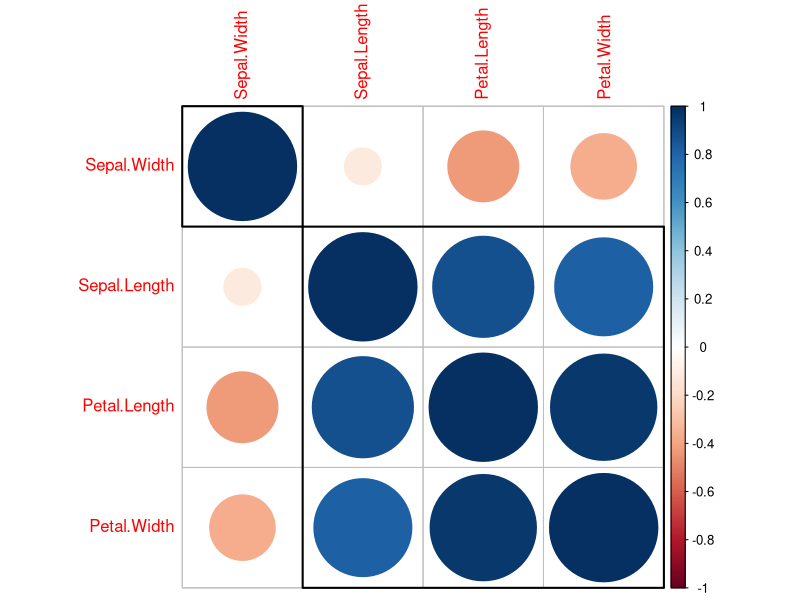
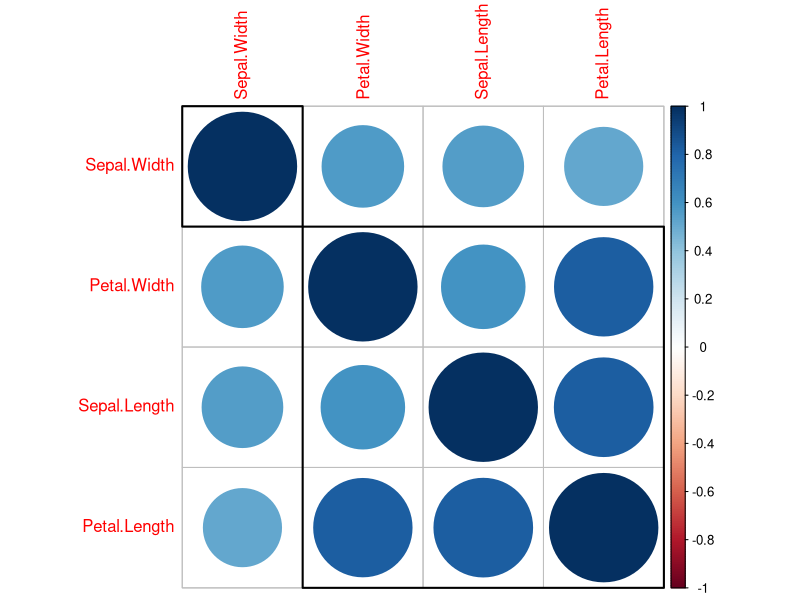

These charts were generated, in order, by the following R code: (Note: this script raises an error after producing the figures.)
# --------------------------------------------------------------------
# Author: MBNik
# Date: 10th June 2017

# Aim: Discrimination and Classification of the Iris dataset
# --------------------------------------------------------------------

# Libraries:
library(MASS)
library(corrplot)
library(e1071)
library(rpart)

# Clear workspace
rm(list = ls())

# Load data:
myData <- iris
str(myData)

# Data exploration:
M <- cor(myData[,c(1:4)])
corrplot(M, order = 'hclust', addrect = 2)

# Split data in training and test set:
set.seed(10062017)

# -------------------------------
# understanding GLM
# -------------------------------

# This is a step by step explanation who GLM can be applied for a 
# binary classifier using the iris dataset:

# ---------------------------------
# Data manipulation & preparation
# ---------------------------------

# Lets drop the virginica species in order to be able to use
# the iris dataset for a binary classification.
index <- myData$Species=='setosa'
myGLM_Data <- myData[!index,]
myGLM_Data$Species <- factor(myGLM_Data$Species)

# Create some dummy coding 
# => 1 for virginica and 0 for versicolor
myGLM_Data$virginica <- myGLM_Data$Species == 'virginica'

# Split the dataset into training and test dataset:
index <- rownames(myGLM_Data)
TrainIndex <- sample(index,size=70, replace = FALSE)
TestIndex <- which(!index%in%TrainIndex)

myTrainGLM <- myGLM_Data[TrainIndex,]
myTestGLM <- myGLM_Data[TestIndex,]

# -------------------------------
# Create a Logistic Regression Model
# => We would likt to knwo whether the species is setosa or not
# -------------------------------

model1 <- glm(virginica~Sepal.Length+Petal.Length,
             data = myTrainGLM, family = binomial(logit)) 
# Which of the variables are significant?
summary(model1)
# None of the variables seem significant
# => Lets do some data exploration:
M <- cor(myGLM_Data[,c(1:4)])
corrplot(M, order = 'hclust', addrect = 2)
# Quiet some correlation between the variables.

# Lets do a Stepwise Variable Selection
model2 <- step(model1, data = myTrainGLM)

model1 <- glm(virginica ~ Sepal.Width, data = myTrainGLM, family = binomial)
summary(model1)
# Calculate Response
myPrediction <- predict(model1, myTestGLM, type = 'response')

table(Observed=myTestGLM$virginica, Prediction=myPrediction>0.5)

# Create a model 
logit <- glm(setosa~Sepal.Length, data = myGLM_Data, family = 'binomial')
summary(logit)

# Output:
# log(p(X)/1-p(X)) = beta0 + beta1X1 + beta2X2 + beta3X3 + beta4X4
# -64.661 -329.7*Sepal.length+22.465*Petal.Length

Sepal.Length <- myGLM_Data$Sepal.Length
Species <-myGLM_Data$Species
logOdds <- -64.661-(7.140*myGLM_Data$Sepal.Length)+(22.465*myGLM_Data$Petal.Length)
#plot(logOdds)

logOdd2Probabilities <- function(logOdd){
  odds <- exp(logOdd)
  prob <- odds / (1 + odds)
  return(prob)
}

plot(logOdd2Probabilities(logOdds))

myProb_IsVirginia <- logOdd2Probabilities(logOdds)

table(Observed=myGLM_Data$virginica, Prediction=myProb_IsVirginia>0.5)

plot(logit)


table(actual=x$virginica, predicted=pr>.5)

# -------------------------------
fit = glm(vs ~ hp, data=mtcars, family=binomial)
newdat <- data.frame(hp=seq(min(mtcars$hp), max(mtcars$hp),len=100))
newdat$vs = predict(fit, newdata=newdat, type="response")
plot(vs~hp, data=mtcars, col="red4")
lines(vs ~ hp, newdat, col="green4", lwd=2)








